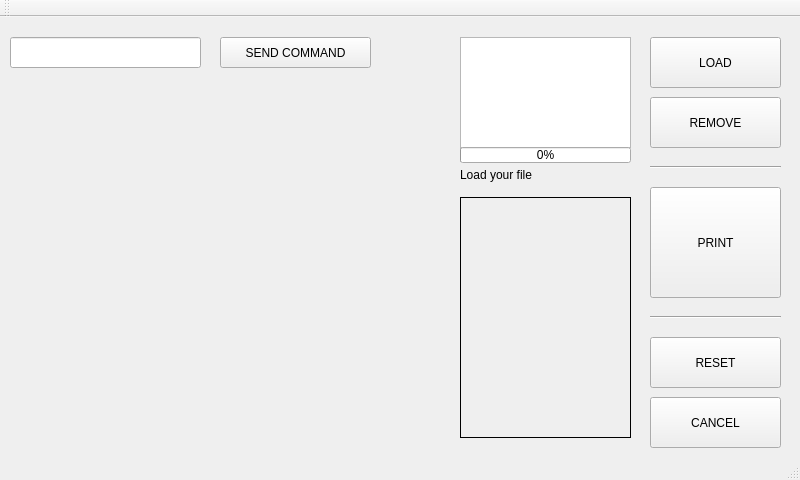
<?xml version="1.0" encoding="UTF-8"?>
<ui version="4.0">
 <class>printerDisplay</class>
 <widget class="QMainWindow" name="printerDisplay">
  <property name="geometry">
   <rect>
    <x>0</x>
    <y>0</y>
    <width>800</width>
    <height>480</height>
   </rect>
  </property>
  <property name="windowTitle">
   <string>lcddisplay</string>
  </property>
  <widget class="QWidget" name="centralWidget">
   <widget class="QListWidget" name="listWidget">
    <property name="geometry">
     <rect>
      <x>460</x>
      <y>20</y>
      <width>171</width>
      <height>111</height>
     </rect>
    </property>
   </widget>
   <widget class="QPushButton" name="loadButton">
    <property name="geometry">
     <rect>
      <x>650</x>
      <y>20</y>
      <width>131</width>
      <height>51</height>
     </rect>
    </property>
    <property name="text">
     <string>LOAD</string>
    </property>
   </widget>
   <widget class="QPushButton" name="removeButton">
    <property name="geometry">
     <rect>
      <x>650</x>
      <y>80</y>
      <width>131</width>
      <height>51</height>
     </rect>
    </property>
    <property name="text">
     <string>REMOVE</string>
    </property>
   </widget>
   <widget class="QLabel" name="loadstatusLabel">
    <property name="geometry">
     <rect>
      <x>460</x>
      <y>150</y>
      <width>171</width>
      <height>16</height>
     </rect>
    </property>
    <property name="text">
     <string>Load your file</string>
    </property>
   </widget>
   <widget class="QPushButton" name="printButton">
    <property name="geometry">
     <rect>
      <x>650</x>
      <y>170</y>
      <width>131</width>
      <height>111</height>
     </rect>
    </property>
    <property name="text">
     <string>PRINT</string>
    </property>
   </widget>
   <widget class="QPushButton" name="resetButton">
    <property name="geometry">
     <rect>
      <x>650</x>
      <y>320</y>
      <width>131</width>
      <height>51</height>
     </rect>
    </property>
    <property name="text">
     <string>RESET</string>
    </property>
   </widget>
   <widget class="QPushButton" name="cancelButton">
    <property name="geometry">
     <rect>
      <x>650</x>
      <y>380</y>
      <width>131</width>
      <height>51</height>
     </rect>
    </property>
    <property name="text">
     <string>CANCEL</string>
    </property>
   </widget>
   <widget class="QProgressBar" name="progressBar">
    <property name="geometry">
     <rect>
      <x>460</x>
      <y>130</y>
      <width>171</width>
      <height>16</height>
     </rect>
    </property>
    <property name="value">
     <number>0</number>
    </property>
   </widget>
   <widget class="Line" name="line_2">
    <property name="geometry">
     <rect>
      <x>650</x>
      <y>290</y>
      <width>131</width>
      <height>20</height>
     </rect>
    </property>
    <property name="orientation">
     <enum>Qt::Horizontal</enum>
    </property>
   </widget>
   <widget class="Line" name="line_1">
    <property name="geometry">
     <rect>
      <x>650</x>
      <y>140</y>
      <width>131</width>
      <height>20</height>
     </rect>
    </property>
    <property name="orientation">
     <enum>Qt::Horizontal</enum>
    </property>
   </widget>
   <widget class="QLabel" name="spilabel">
    <property name="geometry">
     <rect>
      <x>460</x>
      <y>180</y>
      <width>171</width>
      <height>241</height>
     </rect>
    </property>
    <property name="frameShape">
     <enum>QFrame::Box</enum>
    </property>
    <property name="text">
     <string/>
    </property>
   </widget>
   <widget class="QLineEdit" name="spicommand">
    <property name="geometry">
     <rect>
      <x>10</x>
      <y>20</y>
      <width>191</width>
      <height>31</height>
     </rect>
    </property>
   </widget>
   <widget class="QPushButton" name="commandButton">
    <property name="geometry">
     <rect>
      <x>220</x>
      <y>20</y>
      <width>151</width>
      <height>31</height>
     </rect>
    </property>
    <property name="text">
     <string>SEND COMMAND</string>
    </property>
   </widget>
  </widget>
  <widget class="QToolBar" name="mainToolBar">
   <attribute name="toolBarArea">
    <enum>TopToolBarArea</enum>
   </attribute>
   <attribute name="toolBarBreak">
    <bool>false</bool>
   </attribute>
  </widget>
  <widget class="QStatusBar" name="statusBar"/>
 </widget>
 <layoutdefault spacing="6" margin="11"/>
 <resources/>
 <connections/>
</ui>
